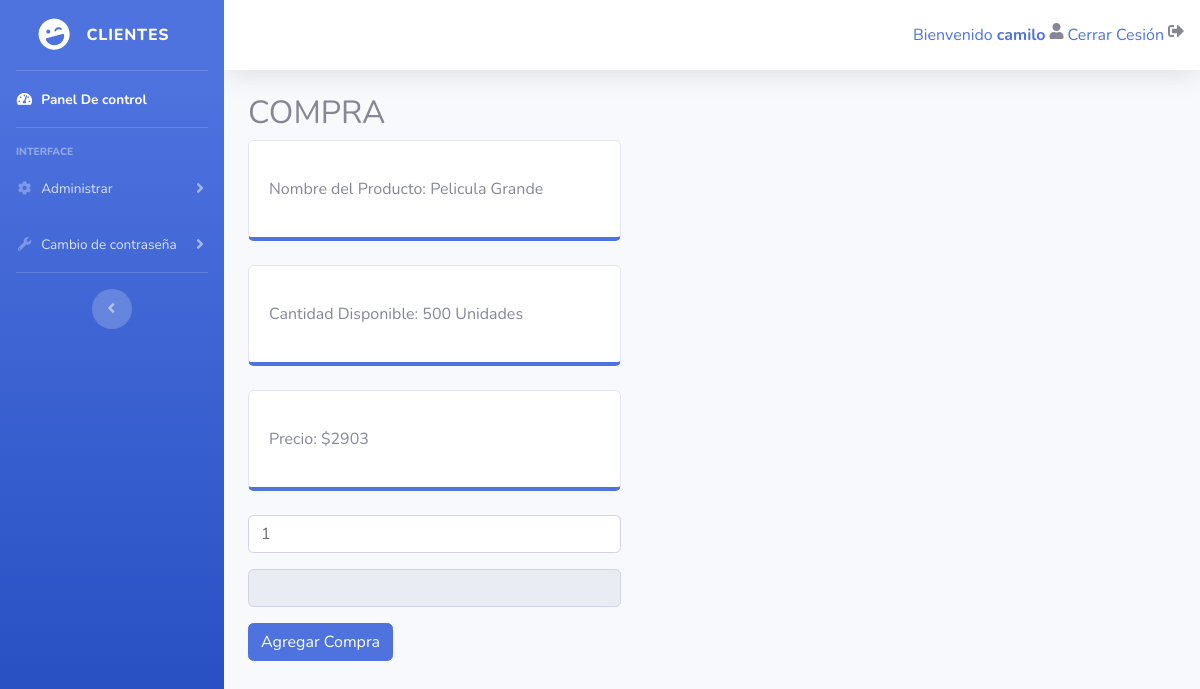
Screenshot of /peliculasplasticas/VerProducto.php?id=2 (signed in) with the database file from the repository.
### tables this page shows
CREATE TABLE `producto` (
  `id_prod` int(11) NOT NULL,
  `Nombre` varchar(255) NOT NULL,
  `id_materia_prima_1` int(11) NOT NULL,
  `id_materia_prima_2` int(11) NOT NULL,
  `requisito_1` int(11) NOT NULL,
  `requisito_2` int(11) NOT NULL
);

CREATE TABLE `fabricacion` (
  `id_fab` int(11) NOT NULL,
  `id_prod` int(11) NOT NULL,
  `cantidad` int(11) NOT NULL,
  `precio` double NOT NULL,
  `fecha` date NOT NULL
);

### peliculasplasticas/VerProducto.php (the view, shortened to what this page needs)
<?php
include_once 'conexion.php';
if ($_GET) {
  $id = $_GET['id'];
  $sql_unico = 'SELECT * FROM fabricacion WHERE id_fab=?';
  $gsent_unico = $pdo->prepare($sql_unico);
  $gsent_unico->execute(array($id));
  $resultado_unico = $gsent_unico->fetch();
  $id2 = $resultado_unico['id_prod'];
  $sql_unico2 = 'SELECT * FROM producto WHERE id_prod=?';
  $gsent_unico2 = $pdo->prepare($sql_unico2);
  $gsent_unico2->execute(array($id2));
  $resultado_unico2 = $gsent_unico2->fetch();
}
?>
<!DOCTYPE html>
<html lang="en">
<head>
  <link href="vendor/fontawesome-free/css/all.min.css" rel="stylesheet" type="text/css">
  <link href="css/sb-admin-2.min.css" rel="stylesheet">
</head>
<body id="page-top">
  <div class="nav-collapse">
    <div id="wrapper">
      <ul class="navbar-nav bg-gradient-primary sidebar sidebar-dark accordion" id="accordionSidebar">
        <a class="sidebar-brand d-flex align-items-center justify-content-center" href="admin.php">
          <div class="sidebar-brand-icon rotate-n-15">
            <i class="fas fa-laugh-wink"></i>
          </div>
          <div class="sidebar-brand-text mx-3">CLIENTES</div>
        </a>
        <hr class="sidebar-divider my-0">
        <li class="nav-item active">
          <a class="nav-link" href="admin.php">
            <i class="fas fa-fw fa-tachometer-alt"></i>
            <span>Panel De control</span></a>
        </li>
        <hr class="sidebar-divider">
        <div class="sidebar-heading">
          Interface
        </div>
        <li class="nav-item">
          <a class="nav-link collapsed" href="admin.php" data-toggle="collapse" data-target="#collapseTwo" aria-expanded="true" aria-controls="collapseTwo">
            <i class="fas fa-fw fa-cog"></i>
            <span>Administrar</span>
          </a>
        </li>
        <li class="nav-item">
          <a class="nav-link collapsed" href="#" data-toggle="collapse" data-target="#collapseUtilities" aria-expanded="true" aria-controls="collapseUtilities">
            <i class="fas fa-fw fa-wrench"></i>
            <span>Cambio de contraseña</span>
          </a>
        </li>
        <hr class="sidebar-divider d-none d-md-block">
        <div class="text-center d-none d-md-inline">
          <button class="rounded-circle border-0" id="sidebarToggle"></button>
        </div>
      </ul>
      <div id="content-wrapper" class="d-flex flex-column">
        <div id="content">
          <nav class="navbar navbar-expand navbar-light bg-white topbar mb-4 static-top shadow">
            <ul class="navbar-nav ml-auto">
              <ul class="nav pull-right">
                <li class="nav-item dropdown no-arrow mx-1"><a href="">Bienvenido <strong><?php echo $_SESSION['user']; ?> </strong> </a></li>
                <i class="fas fa-user"></i>
                <li class="nav-item dropdown no-arrow mx-1"><a href="desconectar.php"> Cerrar Cesión </a></li>
                <i class="fas fa-sign-out-alt"></i>
              </ul>
            </ul>
          </nav>
          <div class="container-fluid">
            <div class="row">
              <div class="col-md-5">
                <?php if ($_GET) : ?>
                  <h2>COMPRA</h2>
                  <div class="card mb-4 py-3 border-bottom-primary">
                    <div class="card-body">
                      Nombre del Producto: <?php echo $resultado_unico2['Nombre'] ?>
                    </div>
                  </div>
                  <div class="card mb-4 py-3 border-bottom-primary">
                    <div class="card-body">
                      Cantidad Disponible: <?php echo $resultado_unico['cantidad'] ?> Unidades
                    </div>
                  </div>
                  <div class="card mb-4 py-3 border-bottom-primary">
                    <div class="card-body">
                      Precio: $<?php echo $resultado_unico['precio'] ?>
                    </div>
                  </div>
                  <form method="POST" action="agregarcompra.php">
                    <input type="number" value="1" class="form-control mt-3" name="cantidad" id="cantidad" onchange="sumar();">
                    <input type="input" value="" class="form-control mt-3" name="total" id="total" readonly="readonly">
                    <button class="btn btn-primary mt-3">Agregar Compra</button>
                  </form>
                <?php endif ?>
              </div>
            </div>
          </div>
        </div>
      </div>
    </div>
  </div>
</body>
</html>

### rows the page displays
producto: Nombre "Pelicula Grande"
fabricacion: cantidad "500", precio "2903"

### other values shown
$_SESSION['user'] "camilo"
